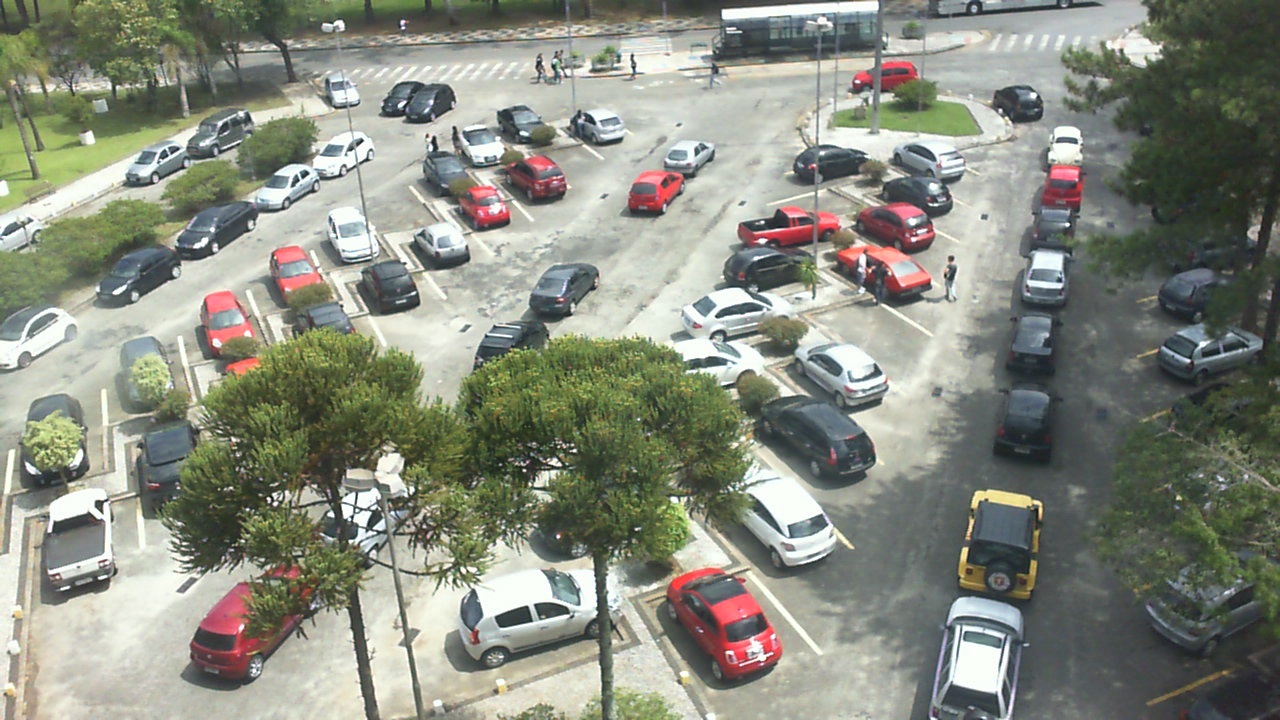
#> input picture Resources/parking_lot_scripts/UFPRO4_example.jpg, 1280 x 720 px, found by its file name
$ jupyter execute image_draw.ipynb
#> lines starting #> are read from the running program, lines starting #| are printed output that depends on the picture
[cell 1]
import numpy as np
import cv2 as cv
from matplotlib import pyplot as plt
import json

img = cv.imread('/Volumes/1TBHDD/code/repos/5443-Data-Mining/Resources/parking_lot_scripts/UFPRO4_example.jpg')
#> img is the input picture: shape (720, 1280, 3); mean B, G, R 126.6, 139.1, 135.9


# We will use pyplot to display in notebook
plt.imshow(img)
plt.show()


# Typical opencv methods to show images
# cv.imshow('Draw01',img)
# cv.imshow("cropped", crop_img)
# cv.waitKey(0)

[cell 2]
img = cv.rectangle(img, (974,1036-974), (491,599-491), (0,255,0), 4)

font = cv.FONT_HERSHEY_SIMPLEX
cv.putText(img, "This is a rectangle", (230, 50), font, 0.8, (0, 255, 0), 2, cv.LINE_AA)

plt.imshow(img)
plt.show()

[cell 3]
img = cv.rectangle(img, (250,70), (330,150), (0,255,0), 4)
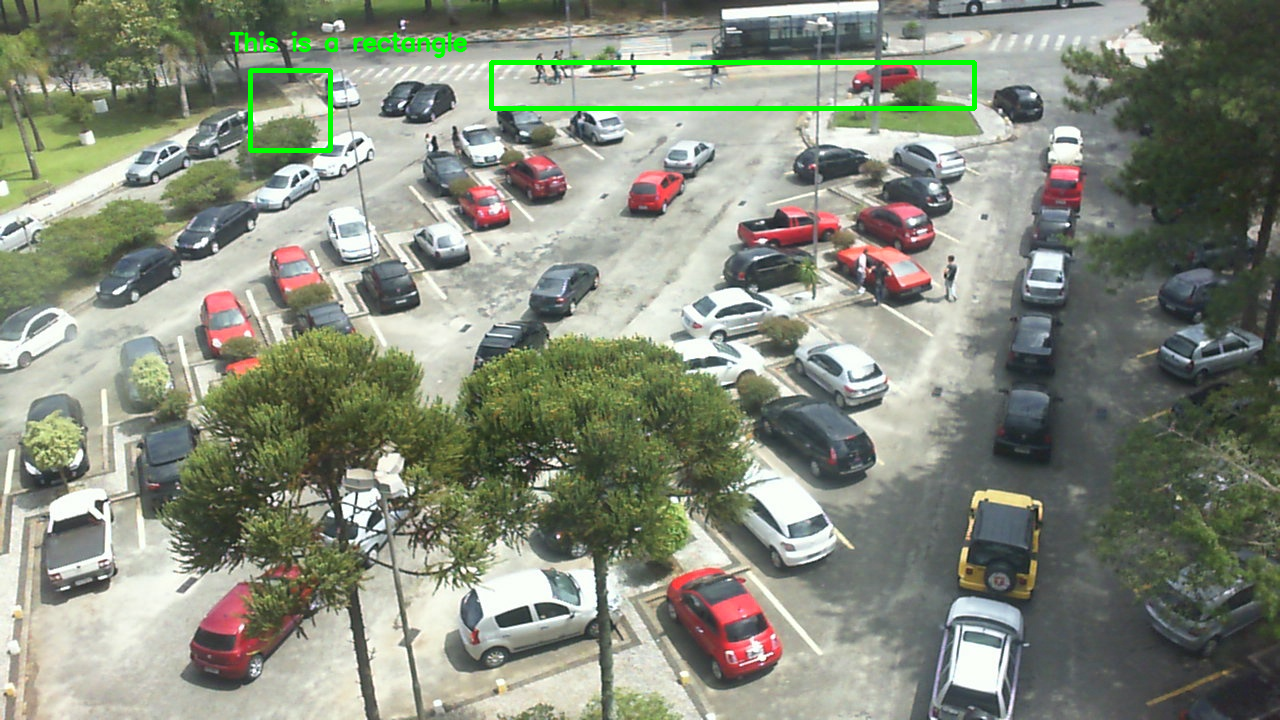
#> img: shape (720, 1280, 3); mean B, G, R 125.1, 140, 134.4

crop_img = img[491:599,974:1036]
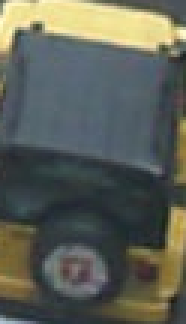
#> crop_img: shape (108, 62, 3) (shown 3 times larger); mean B, G, R 87, 96.3, 92.7


plt.imshow(img)
plt.show()
plt.imshow(crop_img)
plt.show()

[cell 4]
hsv = cv.cvtColor(crop_img,cv.COLOR_BGR2HSV)
#> hsv: shape (108, 62, 3); mean H, S, V 75.6, 61.3, 103.8
hist = cv.calcHist([hsv], [0, 1], None, [180, 256], [0, 180, 0, 256])
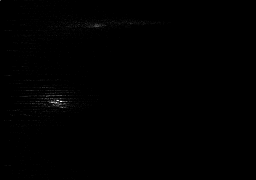
#> hist: shape (180, 256) float32; min 0, max 57, mean 0.1; drawn with min black and max white
np.savetxt('test.out', hist, delimiter=',')

plt.imshow(hist,interpolation = 'nearest')
plt.show()
